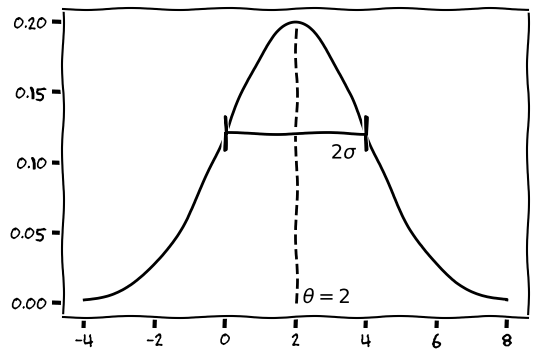

Python code for this plot:
import matplotlib as mpl
import matplotlib.pyplot as plt
import numpy as np

plt.xkcd()

fig, ax = plt.subplots(figsize=(6, 4))

sigma=2
x = np.linspace(2-3*sigma, 2+3*sigma, 256)
N = lambda x: 1/np.sqrt(2*np.pi*sigma**2)*np.exp(-0.5*((x-2)/sigma)**2)

ax.add_line(mpl.lines.Line2D(
    [2, 2], [0, N(2)], ls='--', c=(0, 0, 0)))
ax.plot(x, N(x), c=(0, 0, 0))
ax.add_line(mpl.lines.Line2D(
    [2-sigma]*4+[2+sigma]*4,
    [N(2-sigma), N(2-sigma)*0.9, N(2-sigma)*1.1, N(2-sigma)]*2,
    c=(0, 0, 0)))
ax.text(2+sigma*0.1, 0, r'$\theta=2$')
ax.text(2+sigma*0.5, N(2+sigma)*0.85, r'$2\sigma$')

fig.savefig('1.12.1.png', bbox_inches='tight')
